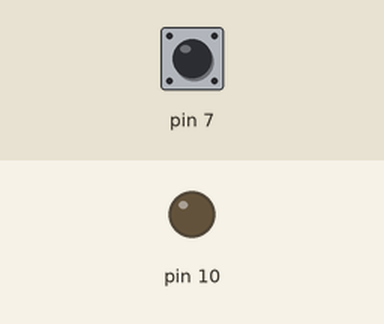
Simulated run of this sketch. Board: Arduino Uno, built with avr-gcc and run on an emulated ATmega328P. On the bench: output pins drawn as LEDs (lit = HIGH). Dashed ring = blinking. The inputs (shaded band) are chosen by the test bench; at power-on: pin 7 HIGH.

Above: at 1.2 s.
1.3 s: pin 7 pulled LOW for 3.2 s
At 1.7 s:
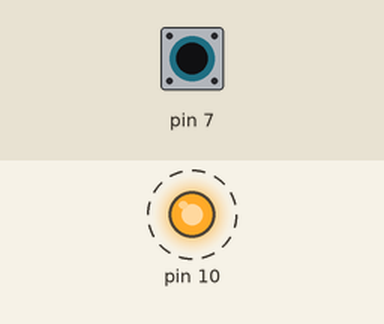
Timing chart, 0 to 6.3 s (numbered marks = the images above; inputs shaded):
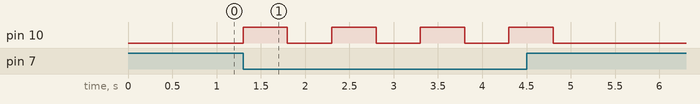

Measured:
- after the input at 1.3 s, pin 10: alternates HIGH for 0.50 s and LOW for 0.50 s, 8 changes in all, then stays LOW, starting at once

The sketch:

switch_internal_pullup.ino
```cpp
void setup() {
  pinMode(7,INPUT_PULLUP);
  pinMode(10,OUTPUT);
}

void loop() {
  if(digitalRead(7)==LOW)
  {
    digitalWrite(10,HIGH);
    delay(500);
    digitalWrite(10,LOW);
    delay(500);
  }
}
```

led.c
```cpp
#include<Arduino.h>
//void Led_State(int);
void Led_State(int state)
{
    digitalWrite(10,state);
}
```

switch.c
```cpp
#include<Arduino.h>
#include "switch_pub.h"
int is_switch_pressed(void)
{
    int switch_pressed = false;
    if(digitalRead(7) == LOW)
    {
       switch_pressed = true;
    }
else
    {
       switch_pressed = false;
    }
    return switch_pressed;
}
```

switch_pub.h
```cpp
#if defined( __cplusplus )
#define EXTERN extern "C"
#else
#define EXTERN
#endif

EXTERN int is_switch_pressed(void);
```
